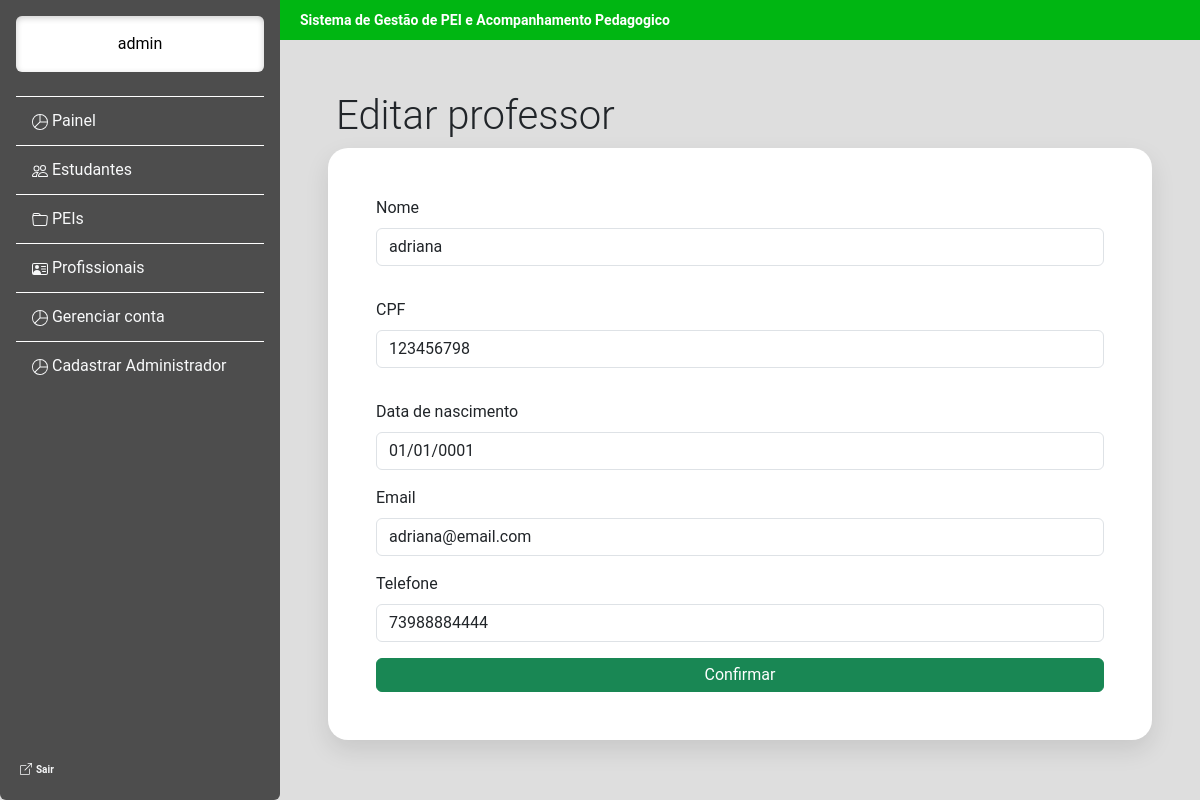
Screenshot of /estudante/editar_professor/123456789/ (signed in) with the database file from the repository.
### estudante/models.py (models this page shows, shortened)
class Usuario(AbstractUser):
    cpf = models.CharField(max_length=255, unique=True)

class Professor(models.Model):
    cpf = models.CharField(max_length=255, unique=True)
    nome = models.CharField(max_length=255)
    matricula = models.CharField(max_length=255, primary_key=True)
    data_de_nascimento = models.DateField()
    email = models.EmailField()
    telefone = models.CharField(max_length=255)

### estudante/views.py (the view, shortened to what this page needs)
# urls.py: path("editar_professor/<str:matricula>/", views.editar_professor, name="editar_professor"),
@login_required(login_url="login1")
def editar_professor(request, matricula):
    if request.method  == "GET":
        professor = get_object_or_404(Professor, matricula=matricula)
        formulario = FormularioProfessor(instance=professor)
        for formulario1 in formulario.fields.keys():
            formulario.fields[formulario1].widget.attrs["class"] = "form-control"
        dicionario = {"formulario":formulario, "matricula":matricula}
        return render(request, "editar_professor.html", dicionario)

### estudante/forms.py
class FormularioProfessor(forms.ModelForm):
    class Meta:
        model = Professor
        exclude = ["matricula"]

### estudante/templates/editar_professor.html (shortened to what this page needs)
<!doctype html>
<html lang="pt-BR">
<head>
    <link href="https://cdn.jsdelivr.net/npm/bootstrap@5.3.8/dist/css/bootstrap.min.css" rel="stylesheet">
</head>
<body class="bg-cinza d-flex justify-content-center align-items-center min-vh-100">
{% include 'barra_lateral.html' %}
    <main class="flex-grow-1 p-5">
        <div class="topbar fw-bold" style=" background-color: #00B612; color: #ffffff; font-size: 14px;">
            Sistema de Gestão de PEI e Acompanhamento Pedagogico
        </div>
        <br>
        <div class="display-6 p-2">
            Editar professor
        </div>
        <form action="{% url 'editar_professor' matricula %}" method="post">{% csrf_token %}
             <div class="d-flex flex-column container-branco p-5 flex-shrink-0 p-3 box p-4">
                <div class="row g-3">
                    <div class="mb-3">
                        <label for="{{formulario.nome.id_for_label}}" class="form-label">{{formulario.nome.label}}</label>
                        {{formulario.nome}}
                    </div>
                    <div class="mb-3">
                        <label for="{{formulario.cpf.id_for_label}}" class="form-label text-uppercase">{{formulario.cpf.label}}</label>
                        {{formulario.cpf}}
                    </div>
                    <div class="mb-3">
                         <label for="{{formulario.data_de_nascimento.id_for_label}}" class="form-label">{{formulario.data_de_nascimento.label}}</label>
                        {{formulario.data_de_nascimento}}
                    </div>
                </div>
                    <div class="mb-3">
                        <label for="{{formulario.email.id_for_label}}" class="form-label">{{formulario.email.label}}</label>
                        {{formulario.email}}
                    </div>
                    <div class="mb-3">
                        <label for="{{formulario.telefone.id_for_label}}" class="form-label">{{formulario.telefone.label}}</label>
                        {{formulario.telefone}}
                    </div>
                    <input class="btn btn-success p-1 w-100" type="submit" value="Confirmar">
                </div>
            </form>
    </main>
</body>
</html>

### estudante/templates/barra_lateral.html (shortened to what this page needs)
<!DOCTYPE html>
<html lang="pt-BR">
<head>
    <link href="https://cdn.jsdelivr.net/npm/bootstrap@5.3.8/dist/css/bootstrap.min.css" rel="stylesheet">
</head>
<body>
    <div class="barra-lateral d-flex flex-column flex-shrink-0 p-3 vh-100 rounded-bottom">
        <a class="nav-link text-center text-black rounded bg-white p-3" style="box-shadow: inset 0 2px 6px rgba(0,0,0,0.2);" > {{ request.user.first_name }} </a>
        <br>
        <ul class="barra-lateral-link nav nav-pills flex-column mb-auto">
            <li class="nav-item">
                <a href="/estudante/painel_administrador/#" class="nav-link link-light" aria-current="page">
                    <svg xmlns="http://www.w3.org/2000/svg" width="16" height="16" fill="currentColor" class="bi bi-pie-chart" viewBox="0 0 16 16">
                      <path d="M7.5 1.018a7 7 0 0 0-4.79 11.566L7.5 7.793zm1 0V7.5h6.482A7 7 0 0 0 8.5 1.018M14.982 8.5H8.207l-4.79 4.79A7 7 0 0 0 14.982 8.5M0 8a8 8 0 1 1 16 0A8 8 0 0 1 0 8"/>
                    </svg>
                    Painel
                </a>
            </li>
            <li>
                <a href="/estudante/gerenciar_estudante/#" class="nav-link link-light">
                    Estudantes
                </a>
            </li>
            <li>
                <a href="/estudante/gerenciar_pei/#" class="nav-link link-light">
                    PEIs
                </a>
            </li>
            <li>
                <a href="/estudante/gerenciar_funcionario/#" class="nav-link link-light">
                    Profissionais
                </a>
            </li>
            <li class="nav-item">
                <a href="{% url 'gerenciar_conta' %}" class="nav-link link-light" aria-current="page">
                    <svg xmlns="http://www.w3.org/2000/svg" width="16" height="16" fill="currentColor" class="bi bi-pie-chart" viewBox="0 0 16 16">
                      <path d="M7.5 1.018a7 7 0 0 0-4.79 11.566L7.5 7.793zm1 0V7.5h6.482A7 7 0 0 0 8.5 1.018M14.982 8.5H8.207l-4.79 4.79A7 7 0 0 0 14.982 8.5M0 8a8 8 0 1 1 16 0A8 8 0 0 1 0 8"/>
                    </svg>
                    Gerenciar conta
                </a>
            </li>
            <li class="nav-item">
                <a href="{% url 'cadastro_sistema' %}" class="nav-link link-light" aria-current="page">
                    <svg xmlns="http://www.w3.org/2000/svg" width="16" height="16" fill="currentColor" class="bi bi-pie-chart" viewBox="0 0 16 16">
                      <path d="M7.5 1.018a7 7 0 0 0-4.79 11.566L7.5 7.793zm1 0V7.5h6.482A7 7 0 0 0 8.5 1.018M14.982 8.5H8.207l-4.79 4.79A7 7 0 0 0 14.982 8.5M0 8a8 8 0 1 1 16 0A8 8 0 0 1 0 8"/>
                    </svg>
                    Cadastrar Administrador
                </a>
            </li>
        </ul>
        <div class="mt-auto">
            <a href="{% url 'sair' %}" class="nav-link link-light p-1">
                <strong class="txt-ot"> Sair </strong>
            </a>
        </div>
    </div>
</body>
</html>

### estudante/templates/barra_lateral.html (style rules this page uses)
.txt-ot { font-size: 10px; }
main { margin-left: 280px; padding: 20px; }
.barra-lateral { position: fixed; top: 0; left: 0; width: 280px; height: 100vh; background-color: #4D4D4D; color: white; }
.barra-lateral-link .nav-link { color: white; border-top: 1px solid white; border-radius: 0; padding: 12px 16px; }
.topbar { position: fixed; top: 0; left: 280px; right: 0; height: 40px; background: #00B612; color: white; display: flex; align-items: center; padding: 0 20px; z-index: 1000; }
.bg-cinza { background-color: #DEDEDE; font-family: 'Roboto', sans-serif; }
.container-branco { border-radius: 20px; box-shadow: 0 10px 25px rgba(0,0,0,0.1); background-color: #ffffff; }

### rows the page displays
Usuario: user.first_name "admin"
Professor: nome "adriana", cpf "123456798", data_de_nascimento "01/01/0001", email "adriana@email.com", telefone "73988884444"
